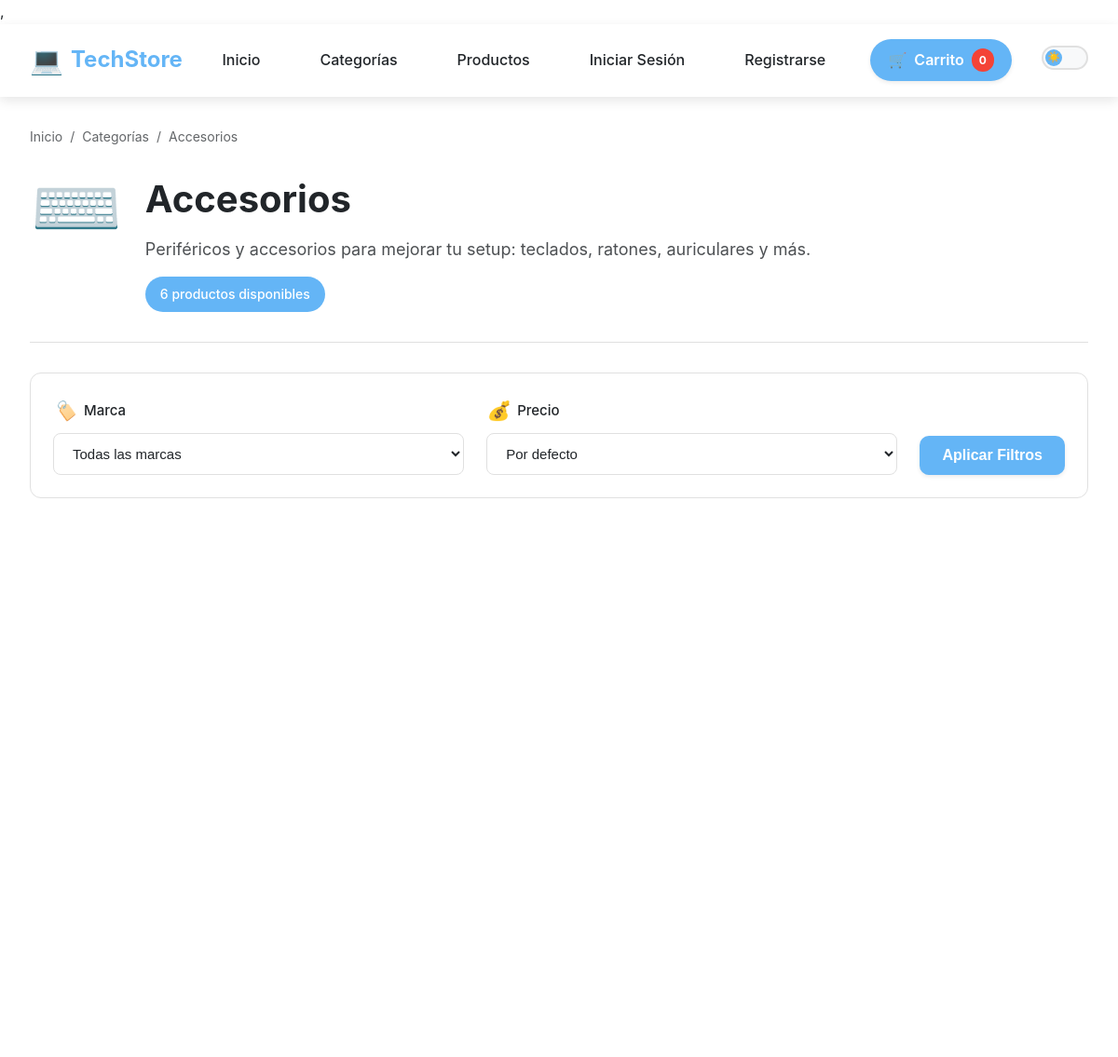
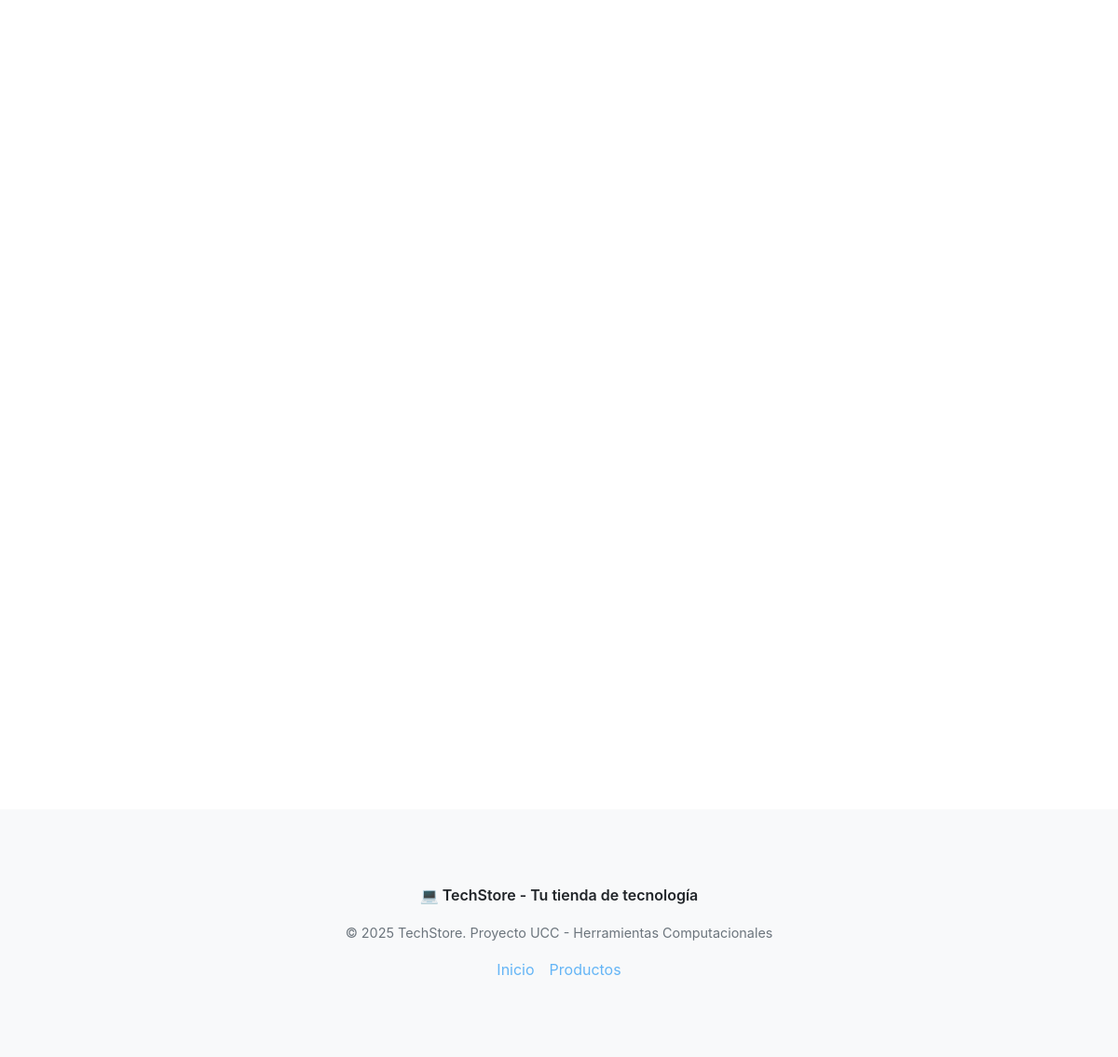
Screenshot of /categoria/accesorios/ with the database file from the repository (2 pictures, top to bottom).
### crud_app/models.py (models this page shows, shortened)
class Categoria(models.Model):
    nombre = models.CharField(max_length=100, unique=True)
    slug = models.SlugField(max_length=100, unique=True, blank=True)
    descripcion = models.TextField(blank=True, help_text="Descripción de la categoría")
    icono = models.CharField(max_length=50, default="📦", help_text="Emoji o código del icono")
    imagen = models.ImageField(upload_to='categorias/', blank=True, null=True)
    activa = models.BooleanField(default=True)
    orden = models.PositiveIntegerField(default=0, help_text="Orden de visualización")
    creado_el = models.DateTimeField(auto_now_add=True)
    actualizado_el = models.DateTimeField(auto_now=True)
    class Meta:
        ordering = ['orden', 'nombre']
        verbose_name = 'Categoría'
        verbose_name_plural = 'Categorías'

### crud_app/views.py (the view)
# urls.py: path('categoria/<slug:slug>/', views.categoria_detalle, name='categoria_detalle'),
def categoria_detalle(request, slug):
    categoria = get_object_or_404(Categoria, slug=slug, activa=True)
    productos = categoria.productos.filter(stock__gt=0)
    precio_orden = request.GET.get('price', '')
    if precio_orden == 'asc':
        productos = productos.order_by('precio')
    elif precio_orden == 'desc':
        productos = productos.order_by('-precio')
    else:
        productos = productos.order_by('-creado_el')
    marcas = productos.values_list('marca', flat=True).distinct().order_by('marca')
    marca = request.GET.get('marca', '')
    if marca:
        productos = productos.filter(marca=marca)
    context = {
        'categoria': categoria,
        'productos': productos,
        'marcas': marcas,
        'selected_marca': marca,
        'selected_price': precio_orden,
    }
    return render(request, 'crud_app/categoria_detalle.html', context)

### crud_app/templatetags/custom_filters.py (called while the page is built)
@register.filter(name='currency_cop')
def currency_cop(value):
    try:
        value = float(value)
        formatted = f"{value:,.0f}".replace(',', '.')
        return f"${formatted}"
    except (ValueError, TypeError):
        return value

### crud_app/templates/crud_app/categoria_detalle.html (shortened to what this page needs)
,{% extends 'crud_app/base.html' %}
{% load static %}
{% load custom_filters %}
{% block contenido %}
<div class="container">
    <div class="category-header">
        <div class="category-breadcrumb">
            <a href="{% url 'index' %}">Inicio</a>
            <span>/</span>
            <a href="{% url 'categorias_lista' %}">Categorías</a>
            <span>/</span>
            <span>{{ categoria.nombre }}</span>
        </div>
        <div class="category-title">
            <div class="category-icon-large">{{ categoria.icono }}</div>
            <div>
                <h1>{{ categoria.nombre }}</h1>
                <p>{{ categoria.descripcion }}</p>
                <div class="category-meta">
                    {{ productos.count }} producto{{ productos.count|pluralize }} disponible{{ productos.count|pluralize }}
                </div>
            </div>
        </div>
    </div>
    <div class="filters-section">
        <form method="get" class="filters-form" id="filters-form">
            <div class="filter-group">
                <label for="marca-filter">
                    <i class="filter-icon">🏷️</i>
                    Marca
                </label>
                <select name="marca" id="marca-filter" class="filter-select">
                    <option value="">Todas las marcas</option>
                </select>
            </div>
            <div class="filter-group">
                <label for="price-filter">
                    <i class="filter-icon">💰</i>
                    Precio
                </label>
                <select name="price" id="price-filter" class="filter-select">
                    <option value="">Por defecto</option>
                </select>
            </div>
            <button type="submit" class="btn btn-primary">Aplicar Filtros</button>
        </form>
    </div>
    {% if productos %}
        <div class="products-grid">
        </div>
    {% endif %}
</div>
{% endblock %}

### static/css/styles.css (style rules this page uses)
:root { --primary-bg: #ffffff; --secondary-bg: #f8f9fa; --card-bg: #ffffff; --text-primary: #212529; --text-secondary: #6c757d; --border-color: #e0e0e0; --accent-blue: #64b5f6; --accent-blue-hover: #42a5f5; --accent-blue-light: #e3f2fd; --success: #4caf50; --success-hover: #45a049; --warning: #ff9800; --danger: #f44336; --danger-hover: #da190b; --info: #2196f3; --shadow-sm: 0 2px 4px rgba(0, 0, 0, 0.08); --shadow-md: 0 4px 12px rgba(0, 0, 0, 0.1); --shadow-lg: 0 8px 24px rgba(0, 0, 0, 0.12); --transition-fast: 0.15s ease; --transition-normal: 0.3s ease; --transition-slow: 0.5s ease; --spacing-xs: 0.5rem; --spacing-sm: 1rem; --spacing-md: 1.5rem; --spacing-lg: 2rem; --spacing-xl: 3rem; --radius-sm: 6px; --radius-md: 10px; --radius-lg: 16px; --radius-full: 9999px; }
* { margin: 0; padding: 0; box-sizing: border-box; }
html { scroll-behavior: smooth; }
body { font-family: -apple-system, BlinkMacSystemFont, 'Segoe UI', Roboto, 'Helvetica Neue', Arial, sans-serif; background-color: var(--primary-bg); color: var(--text-primary); line-height: 1.6; transition: background-color var(--transition-normal), color var(--transition-normal); min-height: 100vh; }
.container { max-width: 1400px; margin: 0 auto; padding: 2rem; }
.products-grid { display: grid; grid-template-columns: repeat(auto-fill, minmax(280px, 1fr)); gap: 2rem; margin-top: 2rem; }
.btn { padding: 0.75rem 1.5rem; border: none; border-radius: var(--radius-md); font-weight: 600; font-size: 1rem; cursor: pointer; transition: all var(--transition-fast); text-decoration: none; display: inline-flex; align-items: center; gap: 0.5rem; justify-content: center; box-shadow: var(--shadow-sm); }
.btn-primary { background-color: var(--accent-blue); color: white; }
.filter-group { flex: 1; min-width: 200px; }
.filter-select { width: 100%; padding: 0.75rem; border: 2px solid var(--border-color); border-radius: var(--radius-sm); background-color: var(--card-bg); color: var(--text-primary); font-size: 0.95rem; cursor: pointer; transition: all var(--transition-fast); }

### crud_app/templates/crud_app/categoria_detalle.html (style rules this page uses)
.category-header { margin-bottom: 2rem; padding-bottom: 2rem; border-bottom: 1px solid var(--border-color); }
.category-breadcrumb { display: flex; align-items: center; gap: 0.5rem; font-size: 0.875rem; margin-bottom: 1.5rem; opacity: 0.7; }
.category-breadcrumb a { color: var(--text-primary); text-decoration: none; transition: color 0.2s; }
.category-title { display: flex; align-items: flex-start; gap: 1.5rem; }
.category-icon-large { font-size: 5rem; line-height: 1; }
.category-title h1 { font-size: 2.5rem; margin-bottom: 0.5rem; }
.category-title p { font-size: 1.125rem; opacity: 0.8; margin-bottom: 1rem; line-height: 1.5; }
.category-meta { display: inline-block; padding: 0.5rem 1rem; background: var(--accent-blue); color: white; border-radius: 20px; font-size: 0.875rem; font-weight: 500; }
.filters-section { background: var(--card-bg); padding: 1.5rem; border-radius: 12px; border: 1px solid var(--border-color); margin-bottom: 2rem; }
.filters-form { display: flex; gap: 1.5rem; align-items: flex-end; flex-wrap: wrap; }
.filter-group { flex: 1; min-width: 200px; display: flex; flex-direction: column; gap: 0.5rem; }
.filter-group label { display: flex; align-items: center; gap: 0.5rem; font-weight: 500; font-size: 0.9375rem; }
.filter-icon { font-size: 1.25rem; }
.filter-select { width: 100%; padding: 0.75rem 1rem; border: 1px solid var(--border-color); border-radius: 8px; background: var(--primary-bg); color: var(--text-primary); font-size: 0.9375rem; transition: all 0.2s; }
.products-grid { display: grid; grid-template-columns: repeat(auto-fill, minmax(280px, 1fr)); gap: 2rem; margin-bottom: 3rem; }

### rows the page displays
Categoria: nombre "Accesorios", icono "⌨️", descripcion "Periféricos y accesorios para mejorar tu setup: teclados, ratones, auriculares y más."

### other values shown
{{ productos.count }} "6"
